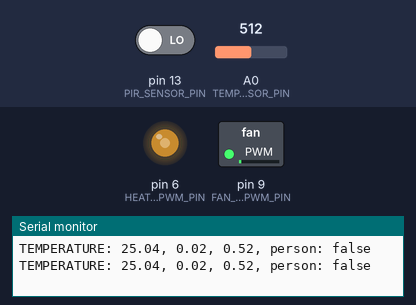
This sketch was run on a simulated Arduino Uno, built with avr-gcc and run on an emulated ATmega328P. On the bench: switched loads named in the sketch (green lamp = pin HIGH), output pins drawn as LEDs (lit = HIGH), the last lines printed to the serial monitor. Inputs (shaded band) come from the test bench; at power-on: A0 (TEMPERATURE_SENSOR_PIN) = 512, pin 13 (PIR_SENSOR_PIN) LOW.

Above: at 3.3 s.
3.4 s: A0 (TEMPERATURE_SENSOR_PIN) set to 716
At 5.9 s:
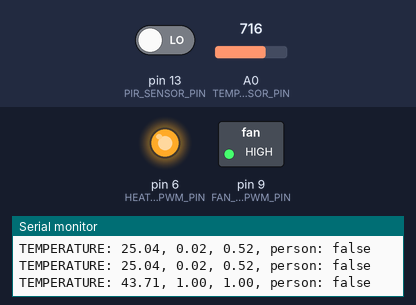
6.7 s: A0 (TEMPERATURE_SENSOR_PIN) set to 511
At 7.8 s:
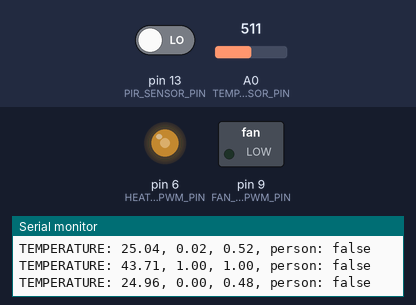
10.0 s: A0 (TEMPERATURE_SENSOR_PIN) set to 306
At 11.0 s:
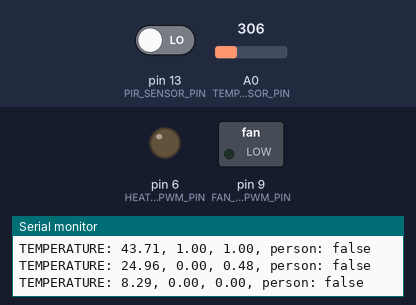
19.0 s: A0 (TEMPERATURE_SENSOR_PIN) set to 487
22.3 s: A0 (TEMPERATURE_SENSOR_PIN) set to 500
At 23.2 s:
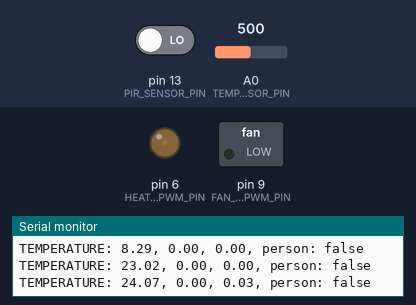
Timing chart, 0 to 25.3 s (numbered marks = the images above; inputs shaded):
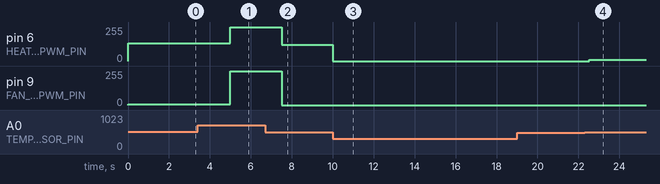

The sketch:

es2.3.ino
```cpp
#define TEMPERATURE_SENSOR_PIN  A0
#define FAN_MODULE_PWM_PIN      9
#define HEATER_LED_PWM_PIN      6
#define PIR_SENSOR_PIN          13

#define PERIOD_LENGTH           2.5f // Seconds

// const int R0 = 100000;                      // Ohm
const int B = 4275;                            // K
const float analogReferenceV = 1023.f;         // V
const float oneOverT0 = 1.f / (25.0 + 273.15); // K
const float celsiusOffset = 273.15;            // K

const float TEMPERATURE_SET_POINT_FAN_MIN = 25.f;          // Celsius
const float TEMPERATURE_SET_POINT_FAN_MAX = 27.f;          // Celsius

const float TEMPERATURE_SET_POINT_HT_MIN = 24.f;          // Celsius
const float TEMPERATURE_SET_POINT_HT_MAX = 26.f;          // Celsius

int analogValue;
float RoverR0, T;

const float timeoutPir = 30 * 60 * 1000;             // 30 minutes in ms
float millisSinceLastPerson = 0.f;
bool person = false;

void setup()
{
    Serial.begin(9600);

    // Set pin modes
    pinMode(TEMPERATURE_SENSOR_PIN, INPUT);
    pinMode(FAN_MODULE_PWM_PIN, OUTPUT);
    pinMode(HEATER_LED_PWM_PIN, OUTPUT);
    pinMode(PIR_SENSOR_PIN, INPUT);

    // Initially set the fan module to off
    analogWrite(FAN_MODULE_PWM_PIN, 0);

    // Initially also set the heater led to off
    analogWrite(HEATER_LED_PWM_PIN, 0);
}

void loop()
{
    // Read the analog value as a 10 bit integer
    analogValue = analogRead(TEMPERATURE_SENSOR_PIN);

    // Compute the resistance R
    RoverR0 = analogReferenceV / analogValue - 1;

    // Get the temperature in Celsius
    T = 1.f / ((log(RoverR0) / B) + oneOverT0) - celsiusOffset;

    // Calculate the percent
    float tempPercentAC = constrain((T - TEMPERATURE_SET_POINT_FAN_MIN) / (TEMPERATURE_SET_POINT_FAN_MAX - TEMPERATURE_SET_POINT_FAN_MIN), 0.f, 1.f);
    float tempPercentHT = constrain((T - TEMPERATURE_SET_POINT_HT_MIN) / (TEMPERATURE_SET_POINT_HT_MAX - TEMPERATURE_SET_POINT_HT_MIN), 0.f, 1.f);

    // Set the corresponding PWM output for the fan module
    analogWrite(FAN_MODULE_PWM_PIN, 255 * tempPercentAC);

    // Set the 'heater' intensity according to ambient temperature
    analogWrite(HEATER_LED_PWM_PIN, 255 * tempPercentHT);

    // Read the PIR motion sensor
    if (digitalRead(PIR_SENSOR_PIN))
    {
        // There is a person in the room
        person = true;

        // Reset the time since last person
        millisSinceLastPerson = millis();
    }
    else if (millis() - millisSinceLastPerson >= timeoutPir)
    {
        // The timeout has passed, the person is probably not here anymore
        person = false;
    }

    Serial.print("TEMPERATURE: ");
    Serial.print(T);
    Serial.print(", ");
    Serial.print(tempPercentAC);
    Serial.print(", ");
    Serial.print(tempPercentHT);
    Serial.print(", person: ");
    Serial.println(person ? "true" : "false");

    delay(PERIOD_LENGTH * 1e3);
}
```

Measured:
- after the input at 3.4 s, pin 6 (HEATER_LED_PWM_PIN): 132/255 → 255/255 after 1.6 s; pin 9 (FAN_MODULE_PWM_PIN): 5/255 → 255/255 after 1.6 s
- after the input at 6.7 s, pin 6 (HEATER_LED_PWM_PIN): 255/255 → 122/255 after 0.81 s; pin 9 (FAN_MODULE_PWM_PIN): 255/255 → 0/255 after 0.81 s
- after the input at 10.0 s, pin 6 (HEATER_LED_PWM_PIN): 122/255 → 0/255 at once
- after the input at 22.3 s, pin 6 (HEATER_LED_PWM_PIN): 0/255 → 8/255 after 0.22 s
